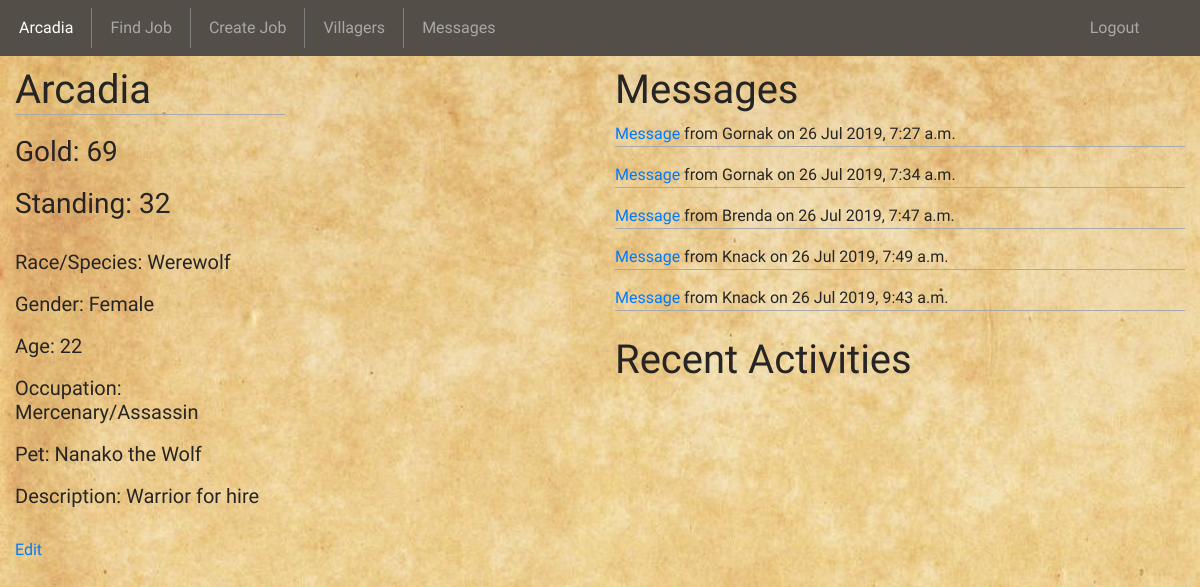
The app's page /dashboard (signed in) with its own data.
### village_app/models.py (models this page shows)
class Character(models.Model):
	char_name=models.CharField(max_length=255)
	race=models.CharField(max_length=45)
	gender=models.CharField(max_length=45)
	age=models.IntegerField()
	occupation=models.CharField(max_length=45)
	description=models.TextField()
	pet=models.CharField(max_length=45)
	pet_name=models.CharField(max_length=255)
	gold=models.IntegerField(default=100)
	standing=models.IntegerField(default=20)
	player=models.ForeignKey(User, on_delete=models.CASCADE, related_name="player")
	friend=models.ManyToManyField("self", related_name="friend")
	objects=CharacterManager()

class Messages(models.Model):
	content=models.TextField()
	sender=models.ForeignKey(Character, on_delete=models.CASCADE, related_name="sender")
	receiver=models.ForeignKey(Character, on_delete=models.CASCADE, related_name="receiver")
	created_at=models.DateTimeField(auto_now_add=True)
	updated_at=models.DateTimeField(auto_now=True)
	objects=MessagesManager()

### village_app/views.py (the view)
# urls.py: path('dashboard', views.dashboard),
def dashboard(request):
	if 'uid' not in request.session:
		return redirect('/')
	if 'activity_log' not in request.session:
		request.session['activity_log'] = []
	char = Character.objects.get(id=request.session['cid'])
	received = Character.objects.get(id=request.session['uid']).receiver.all()
	context = {
		"person": Character.objects.get(id=request.session['uid']),
		"received": received,
		"char": char,
	}
	return render(request, "dashboard.html", context)

### village_app/templates/dashboard.html (shortened to what this page needs)
<!DOCTYPE html>
<html>
<head>
	{% load static %}
	<link rel="stylesheet" type="text/css" href="{% static 'style.css' %}">
	<link rel="stylesheet" href="https://stackpath.bootstrapcdn.com/bootstrap/4.3.1/css/bootstrap.min.css">
</head>
<body>
	<div class="container-fluid">
		<nav class="navbar navbar-expand-lg navbar-dark" style="background-color: #544e48;">
			<ul class="navbar-nav col-11">
				<li class="nav-item active">
					<a class="nav-link" href="/dashboard">{{char.char_name}}</a>
				</li>
				<li class="nav-item">
					<a class="nav-item nav-link" href="/findJob">Find Job</a>
				</li>
				<li class="nav-item">
					<a class="nav-item nav-link" href="/postJob">Create Job</a>
				</li>
				<li class="nav-item">
					<a class="nav-item nav-link" href="/villagers">Villagers</a>
				</li>
				<li class="nav-item">
					<a class="nav-item nav-link" href="/messages">Messages</a>
				</li>
			</ul>
			<ul class="navbar-nav col-1">
				<li class="nav-item" style="border-right: none;">
					<a class="nav-item nav-link" href="/logout">Logout</a>
				</li>
			</ul>
		</nav>
		<div class="wrapper">
			<div class="row">
				<div class="col-3 info">
					<h1 style="margin-bottom: 20px; border-bottom: 1px solid darkgray;">{{ person.char_name }}</h1>
					<h3>Gold: {{ person.gold }}</h3>
					<h3 style="margin-bottom: 20px;">Standing: {{ person.standing }}</h3>
					<h5>Race/Species: {{ person.race }}</h5>
					<h5>Gender: {{ person.gender }}</h5>
					<h5>Age: {{ person.age }}</h5>
					<h5>Occupation: {{ person.occupation }}</h5>
					<h5>Pet: {{ person.pet_name }} the {{ person.pet }}</h5>
					<h5 style="margin-bottom: 20px;">Description: {{ person.description }}</h5>
					<a href="/edit/{{person.id}}">Edit</a>
				</div>
				<div class="col-3">
					<h5 style="text-align: center;"></h5>
				</div>
				<div class="col-6">
					<div class="messages overflow-auto">
						<h1>Messages</h1>
						{% for message in received %}
						<p class="mess"><a href="/viewMess/{{message.id}}">Message</a> from {{message.sender.char_name}} on {{message.created_at|date:"d M Y, g:i a"}}</p>
						{% endfor %}
					</div>
					<div class="activities overflow-auto">
						<h1>Recent Activities</h1>
					</div>
				</div>
			</div>
		</div>
	</div>
</body>
</html>

### village_app/static/style.css (style rules this page uses)
* { font-family: 'Merienda One', cursive; color: #262524; }
body { padding-bottom: 20px; }
nav { margin-bottom: 10px; }
nav ul li:first-child { margin-left: -5px; }
nav ul li { padding-right: 10px; margin-left: 10px; border-right: 1px solid gray; }
nav ul li:last-child { border-right: none; }

### records on screen
Character: char_name "Arcadia", gold "69", standing "32", race "Werewolf", gender "Female", age "22", occupation "Mercenary/Assassin", pet_name "Nanako", pet "Wolf", description "Warrior for hire"
Messages: sender.char_name "Gornak", created_at "26 Jul 2019, 7:27 a.m."
Messages: sender.char_name "Gornak", created_at "26 Jul 2019, 7:34 a.m."
Messages: sender.char_name "Brenda", created_at "26 Jul 2019, 7:47 a.m."
Messages: sender.char_name "Knack", created_at "26 Jul 2019, 7:49 a.m."
Messages: sender.char_name "Knack", created_at "26 Jul 2019, 9:43 a.m."
